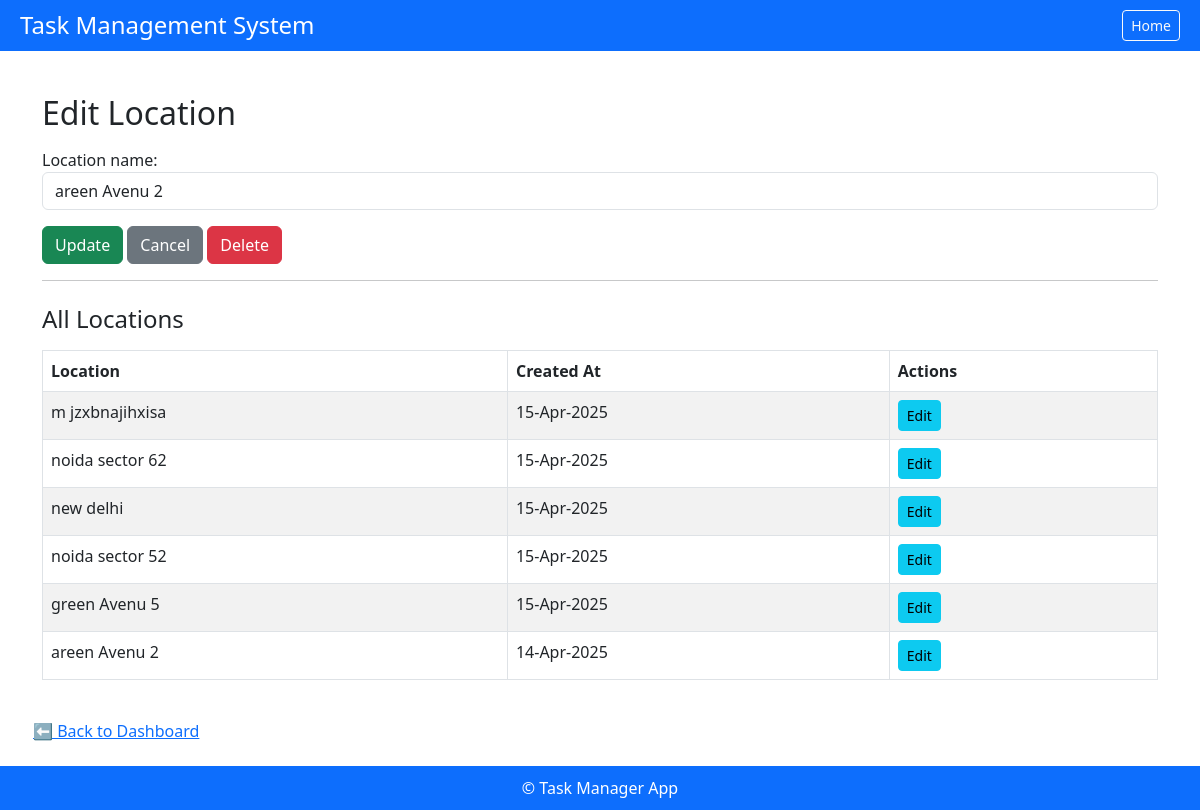
/locations/1/, run on the app's committed database.
### emp_app/models.py (models this page shows, shortened)
class Locations(models.Model):
    location_name = models.CharField(max_length=255)
    created_at = models.DateTimeField(auto_now_add=True, null=True, blank=True)
    updated_at = models.DateTimeField(auto_now_add=True, null=True, blank=True)
    history = HistoricalRecords()

### emp_app/views.py (the view, shortened to what this page needs)
# urls.py: path('locations/', views.location_crud_view, name='location_crud'),
def location_crud_view(request, pk=None):
    if pk:
        location_instance = get_object_or_404(Locations, pk=pk)
    else:
        location_instance = None
    form = LocationForm(request.POST or None, instance=location_instance)
    locations = Locations.objects.all().order_by('-created_at')
    return render(request, 'add_location.html', {
        'form': form,
        'locations': locations,
        'edit_mode': bool(location_instance),
        'edit_id': location_instance.id if location_instance else None
    })

### emp_app/forms.py
class LocationForm(forms.ModelForm):
    class Meta:
        model = Locations
        fields = ['location_name']
        widgets = {
            'location_name': forms.TextInput(attrs={
                'class': 'form-control',
                'placeholder': 'Type New Location Here...' ,
            }),
        }
        error_messages = {
            'location_name': {
                'required': 'Location name is required.'
            },
        }

### emp_app/templates/add_location.html (shortened to what this page needs)
{% extends 'base.html' %}
{% load static %}
{% block content %}
<div class="container mt-4">
  <h2 class="mb-3">{{ edit_mode|yesno:"Edit,Add" }} Location</h2>
  <form method="post">
    <div class="mb-3">
      {{ form.location_name.label_tag }}
      {{ form.location_name }}
    </div>
    {% if edit_mode %}
      <button type="submit" class="btn btn-success">Update</button>
      <a href="{% url 'location_crud' %}" class="btn btn-secondary">Cancel</a>
      <button type="submit" name="delete" class="btn btn-danger" onclick="return confirm('Are you sure you want to delete this location?')">Delete</button>
    {% else %}
      <button type="submit" class="btn btn-primary">Add New Location</button>
    {% endif %}
  </form>
  <hr>
  <h4 class="mt-4">All Locations</h4>
  <div class="table-responsive">
    <table class="table table-striped table-bordered mt-2">
      <thead>
        <tr>
          <th>Location</th>
          <th>Created At</th>
          <th>Actions</th>
        </tr>
      </thead>
      <tbody>
        {% for loc in locations %}
          <tr>
            <td>{{ loc.location_name }}</td>
            <td>{{ loc.created_at|date:"d-M-Y"}}</td>
            <td>
              <a href="{% url 'location_crud' loc.pk %}" class="btn btn-sm btn-info">Edit</a>
            </td>
          </tr>
        {% empty %}
          <tr><td colspan="3" class="text-center text-muted">No locations found.</td></tr>
        {% endfor %}
      </tbody>
    </table>
  </div>
</div>
<a href="{% url 'dashboard' %}" class="btn btn-link mt-3">⬅ Back to Dashboard</a>
{% endblock %}

### emp_app/templates/base.html (style rules this page uses)
body { min-height: 100vh; display: flex; flex-direction: column; margin: 0; padding: 0; }

### data on the page
Locations: location_name "areen Avenu 2", created_at "14-Apr-2025"
Locations: location_name "m jzxbnajihxisa", created_at "15-Apr-2025"
Locations: location_name "noida sector 62", created_at "15-Apr-2025"
Locations: location_name "new delhi", created_at "15-Apr-2025"
Locations: location_name "noida sector 52", created_at "15-Apr-2025"
Locations: location_name "green Avenu 5", created_at "15-Apr-2025"

### other printed values
{{ edit_mode|yesno:"Edit,Add" }} "Edit"
